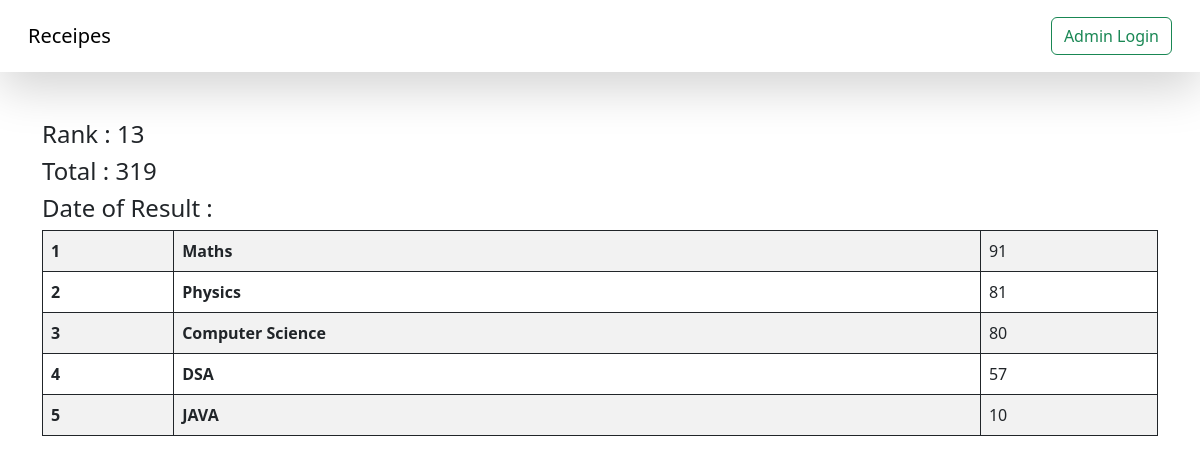
Screenshot of /see-marks/STU-0213/ with the database file from the repository.
### vege/models.py (models this page shows, shortened)
class SubjectMarks(models.Model):
    student=models.ForeignKey(Student,related_name="studentmarks",on_delete=models.CASCADE)
    subject=models.ForeignKey(Subject,on_delete=models.CASCADE)
    marks=models.IntegerField()
    class Meta:
        unique_together=['student','subject']

class Subject(models.Model):
    subject_name=models.CharField(max_length=100)

### vege/views.py (the view)
# urls.py: path('see-marks/<student_id>/',see_marks,name="see_marks"),
def see_marks(request,student_id):
    queryset=SubjectMarks.objects.filter(student__student_id__student_id=student_id)
    total_marks=queryset.aggregate(total_marks=Sum('marks'))
    current_rank=-1
    i=1
    ranks=Student.objects.annotate(marks=Sum('studentmarks__marks')).order_by('-marks','-student_age')
    for rank in ranks:
        if student_id==rank.student_id.student_id:
            current_rank=i
            break
        i=i+1
    return render(request,'report/see_marks.html',{'queryset':queryset,'total_marks':total_marks,'page':'Report Card','current_rank':current_rank})

### vege/templates/report/see_marks.html
{%extends "base.html"%}
{%block start%}
<div class="container mt-5">
    <h4>Rank : {{current_rank}}</h4>
    <h4>Total : {{total_marks.total_marks}}</h4>
    <h4>Date of Result : {{queryset.first.student.reportcard.first.date_of_report}}</h4>
<table class="table table-striped">
    <tbody>
        {%for marks in queryset%}
      <tr>
        <th scope="row">{{forloop.counter}}</th>
        <td><b>{{marks.subject.subject_name}}</b></td>
        <td>{{marks.marks}}</td>
      </tr>
      {%endfor%}
    </tbody>
  </table>
  </div>
{%endblock%}

### home/templates/base.html (style rules this page uses)
table, th, td,tr { border: 1px solid; }

### rows the page displays
SubjectMarks: subject.subject_name "Maths", marks "91"
SubjectMarks: subject.subject_name "Physics", marks "81"
SubjectMarks: subject.subject_name "Computer Science", marks "80"
SubjectMarks: subject.subject_name "DSA", marks "57"
SubjectMarks: subject.subject_name "JAVA", marks "10"

### other values shown
{{ current_rank }} "13"
{{ total_marks.total_marks }} "319"
